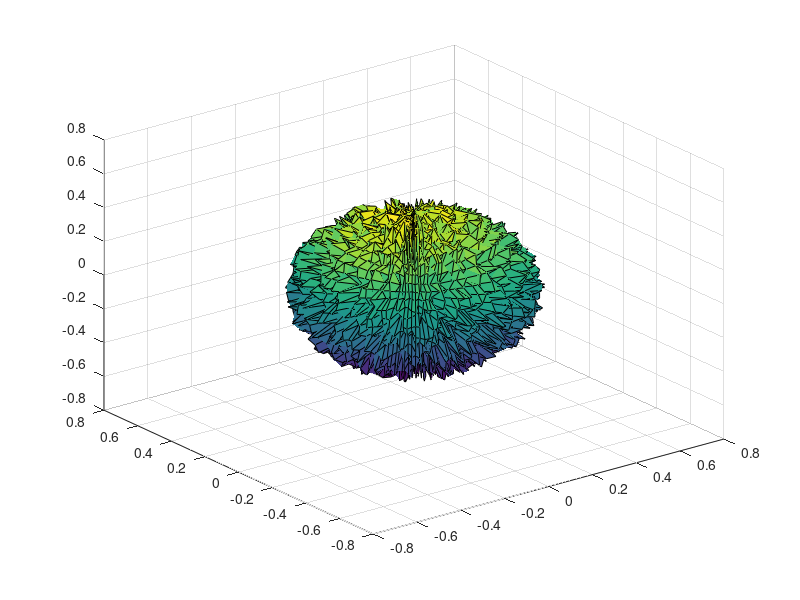

Reproduce this figure in MATLAB.
nmics = 30; 
nmeas = 180;
sigs = 2.+rand(nmics,nmeas);
sigs_pseudoDB = log10(sigs);
phi = linspace(0,2*pi,nmeas);
theta = linspace (-pi/2,pi/2,nmics);

[phi,theta] = meshgrid(phi,theta);

[x,y,z] = sph2cart(phi,theta,sigs_pseudoDB);

surf(x,y,z)